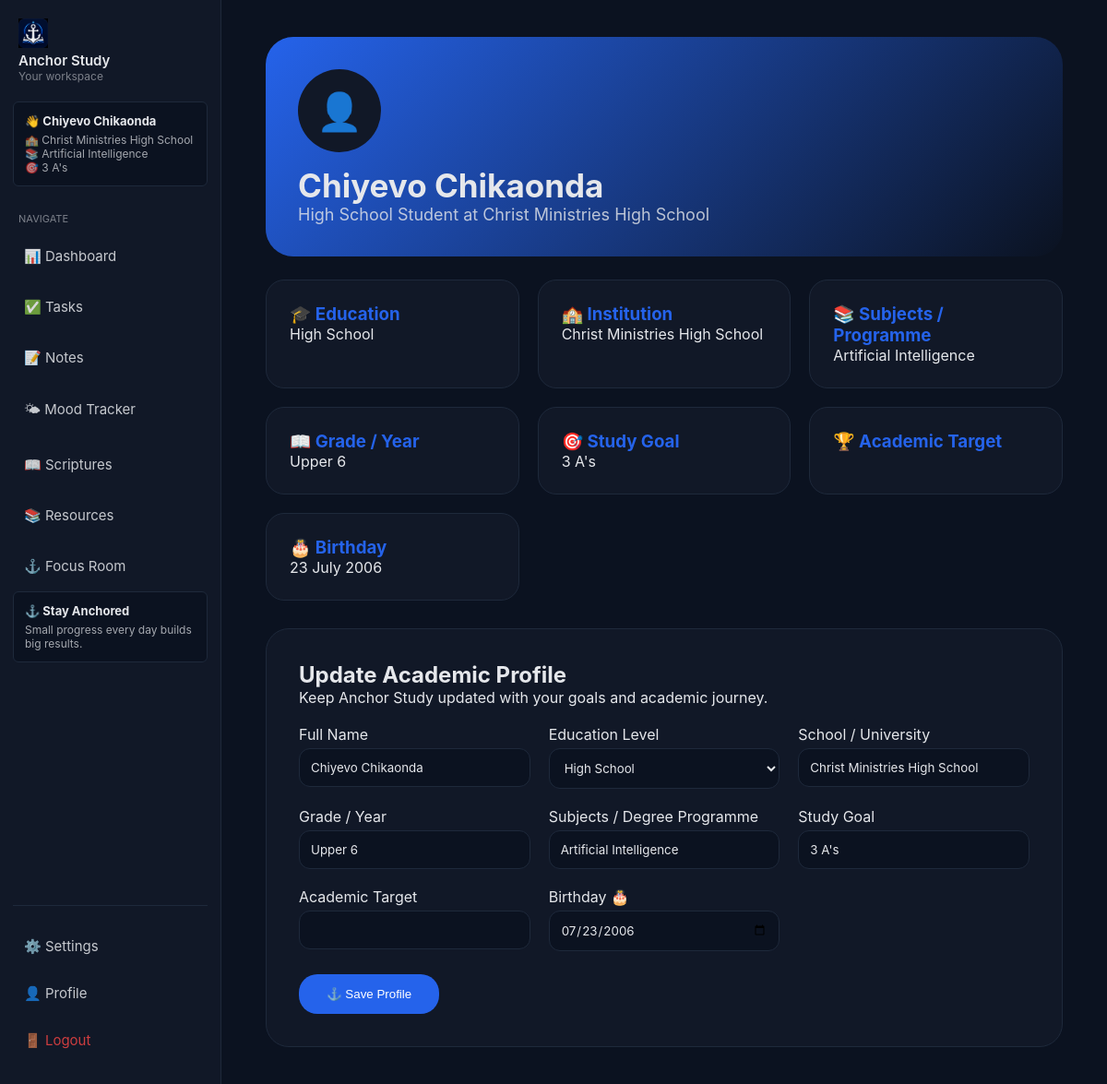
/profile/edit (signed in), run on the app's committed database.
### tables this page shows
CREATE TABLE users(

        id INTEGER PRIMARY KEY AUTOINCREMENT,

        full_name TEXT,

        education_level TEXT,

        institution TEXT,

        study_level TEXT,

        subjects TEXT,

        study_goal TEXT,

        academic_target TEXT,

        username TEXT UNIQUE,

        password TEXT,

        birthday TEXT,

        theme TEXT DEFAULT 'light'

    );

### ai_student_assistant/routes/profile.py (the view, shortened to what this page needs)
@profile.route("/profile/edit", methods=["GET", "POST"])
def edit_profile():
    if "user" not in session:
        return redirect("/login")
    conn = get_db()
    user = conn.execute(
        """
        SELECT *
        FROM users
        WHERE username=?
        """,
        (session["user"],)
    ).fetchone()
    conn.close()
    return render_template(
        "profile.html",
        user=user
    )

### ai_student_assistant/database.py (called while the page is built)
def get_db():
    conn = sqlite3.connect(DB_NAME)
    conn.row_factory = sqlite3.Row
    return conn

### app.py (called while the page is built)
@app.template_filter("format_date")
def format_date(value):
    if not value:
        return ""
    from datetime import datetime
    date = datetime.strptime(
        value,
        "%Y-%m-%d"
    )
    return date.strftime(
        "%d %B %Y"
    )

@app.context_processor
def inject_user_profile():
    conn = get_db()
    profile_user = conn.execute(
        "SELECT * FROM users LIMIT 1"
    ).fetchone()
    conn.close()
    return {
        "profile_user": profile_user
    }

### ai_student_assistant/templates/profile.html (shortened to what this page needs)
{% extends "base.html" %}
{% block content %}
<div class="profile-container">
<div class="profile-header">
<div class="avatar">
👤
</div>
<h1>
{{ user.full_name }}
</h1>
<p>
{% if user.education_level == "high_school" %}
High School Student at {{ user.institution }}
{% else %}
{{ user.subjects }} student at {{ user.institution }}
{% endif %}
</p>
</div>
<div class="info-grid">
<div class="info-card">
<h3>
🎓 Education
</h3>
<p>
{{ user.education_level.replace("_"," ").title() }}
</p>
</div>
<div class="info-card">
<h3>
🏫 Institution
</h3>
<p>
{{ user.institution }}
</p>
</div>
<div class="info-card">
<h3>
📚 Subjects / Programme
</h3>
<p>
{{ user.subjects }}
</p>
</div>
<div class="info-card">
<h3>
📖 Grade / Year
</h3>
<p>
{{ user.study_level }}
</p>
</div>
<div class="info-card">
<h3>
🎯 Study Goal
</h3>
<p>
{{ user.study_goal }}
</p>
</div>
<div class="info-card">
<h3>
🏆 Academic Target
</h3>
</div>
<div class="info-card">
<h3>
🎂 Birthday
</h3>
<p>
{{ user.birthday | format_date }}
</p>
</div>
</div>
<div class="profile-card">
<h2>
Update Academic Profile
</h2>
<p>
Keep Anchor Study updated with your goals and academic journey.
</p>
<br>
<form method="POST">
<div class="form-grid">
<div class="field">
<label>
Full Name
</label>
<input
type="text"
name="full_name"
value="{{ user.full_name }}"
required>
</div>
<div class="field">
<label>
Education Level
</label>
<select name="education_level">
<option value="high_school"
{% if user.education_level=="high_school" %}selected{% endif %}>
High School
</option>
</select>
</div>
<div class="field">
<label>
School / University
</label>
<input
type="text"
name="institution"
value="{{ user.institution }}">
</div>
<div class="field">
<label>
Grade / Year
</label>
<input
type="text"
name="study_level"
value="{{ user.study_level }}">
</div>
<div class="field">
<label>
Subjects / Degree Programme
</label>
<input
type="text"
name="subjects"
value="{{ user.subjects }}">
</div>
<div class="field">
<label>
Study Goal
</label>
<input
type="text"
name="study_goal"
value="{{ user.study_goal }}">
</div>
<div class="field">
<label>
Academic Target
</label>
<input
type="text"
name="academic_target"
value="{{ user.academic_target }}">
</div>
<div class="field">
<label>
Birthday 🎂
</label>
<input
type="date"
name="birthday"
value="{{ user.birthday }}">
</div>
</div>
<button class="save-btn">
⚓ Save Profile
</button>
</form>
</div>
</div>
{% endblock %}

### ai_student_assistant/templates/base.html (shortened to what this page needs)
<!DOCTYPE html>
<html>
<head>
</head>
<body>
{% if request.path not in ['/', '/login', '/signup'] %}
    <div class="sidebar main-sidebar">
        <div class="logo">
            <img src="{{ url_for('static', filename='anchor-study-logo.png') }}" alt="Anchor Study Logo" class="logo-image">
            <h2>Anchor Study</h2>
            <p>Your workspace</p>
        </div>
        {% if profile_user %}
            <div class="student-mini-card">
                <h3>👋 {{ profile_user["full_name"] }}</h3>
                <p>🏫 {{ profile_user["institution"] }}</p>
                <p>📚 {{ profile_user["subjects"] }}</p>
                <p>🎯 {{ profile_user["study_goal"] }}</p>
            </div>
        {% endif %}
        <div class="menu-title">NAVIGATE</div>
        <a href="/dashboard">📊 Dashboard</a>
        <a href="/tasks" class="desktop-link">✅ Tasks</a>
        <a href="/notes" class="desktop-link">📝 Notes</a>
        <a href="/mood">🌤 Mood Tracker</a>
        <a href="/scriptures">📖 Scriptures</a>
        <a href="/resources">📚 Resources</a>
        <a href="/timer">⚓ Focus Room</a>
        <div class="study-card">
            <h3>⚓ Stay Anchored</h3>
            <p>Small progress every day builds big results.</p>
        </div>
        <div class="menu-bottom">
            <a href="/settings">⚙️ Settings</a>
            <a href="/profile/edit" class="desktop-link">👤 Profile</a>
           <a href="/logout" class="logout" onclick="resetTheme()">🚪 Logout</a>
        </div>
    </div>
{% endif %}
{% if request.path == "/" %}
    <div class="welcome-main">
{% else %}
    <div class="main">
{% endif %}
{% block content %}
{% endblock %}
</div>
</body>
</html>

### ai_student_assistant/templates/base.html (style rules this page uses)
:root, [data-theme="default"] { --background: #07111f; --sidebar: #111827; --card: #0f172a; --accent: #2563eb; --text: #e5e7eb; --soft: #1e293b; --border: #334155; }
* { box-sizing: border-box; margin: 0; padding: 0; }
:root { --background: #0b1220; --sidebar: #111827; --card: #111827; --accent: #2563eb; --text: #e5e7eb; --soft: #1e293b; --border: #334155; }
body { min-height: 100vh; font-family: -apple-system, BlinkMacSystemFont, "Segoe UI", Helvetica, Arial, sans-serif; background: var(--background); color: var(--text); transition: background 0.4s ease, color 0.4s ease; overflow-x: hidden; }
html { scroll-behavior: smooth; }
.sidebar, .desktop-sidebar, .mobile-sidebar, .main, .welcome-main, .welcome-navbar { position: relative; z-index: 1; }
.sidebar { position: fixed; left: 0; top: 0; bottom: 0; width: 240px; background: var(--sidebar); padding: 20px 14px; display: flex; flex-direction: column; border-right: 1px solid var(--soft); overflow-y: auto; z-index: 1000; transition: transform 0.3s ease; }
.logo { margin-bottom: 20px; padding: 0 6px; }
.logo-image { width: 32px; height: 32px; object-fit: contain; }
.logo h2 { font-size: 15px; font-weight: 600; }
.logo p { font-size: 12px; opacity: 0.5; }
.student-mini-card, .study-card { background: var(--background); border: 1px solid var(--soft); border-radius: 6px; padding: 12px; margin-bottom: 16px; }
.student-mini-card h3, .study-card h3 { font-size: 13px; margin-bottom: 5px; }
.student-mini-card p, .study-card p { font-size: 12px; opacity: 0.7; }
.menu-title { font-size: 11px; opacity: 0.5; margin: 12px 6px 6px; }
.sidebar a { display: flex; align-items: center; gap: 10px; padding: 14px 12px; margin: 4px 0; border-radius: 12px; text-decoration: none; color: var(--text); font-size: 15px; opacity: 0.85; transition: background .2s ease, transform .2s ease; }
.menu-bottom { margin-top: auto; border-top: 1px solid var(--soft); padding-top: 16px; }
.logout { color: #ef4444 !important; }
.main { margin-left: 240px; padding: 40px 48px; min-height: 100vh; max-width: 1100px; }
.card, .task-item, .note-card, .stat-card, .resource-card, .settings-card, .profile-card { background: var(--card); border: 1px solid var(--soft); border-radius: 8px; padding: 20px; transition: 0.2s; }
button { background: var(--accent); color: white; border: none; padding: 8px 14px; border-radius: 6px; cursor: pointer; }
input, textarea, select { width: 100%; background: var(--background); color: var(--text); border: 1px solid var(--soft); border-radius: 6px; padding: 10px 12px; font-family: inherit; }

### ai_student_assistant/templates/profile.html (style rules this page uses)
.profile-container { max-width:1000px; margin:auto; }
.profile-header { background:linear-gradient( 135deg, var(--accent), transparent ); padding:35px; border-radius:30px; margin-bottom:25px; }
.avatar { width:90px; height:90px; border-radius:50%; background:var(--card); display:flex; align-items:center; justify-content:center; font-size:40px; margin-bottom:15px; }
.profile-header h1 { margin:0; font-size:35px; }
.profile-header p { opacity:.8; font-size:18px; }
.info-grid { display:grid; grid-template-columns: repeat(auto-fit,minmax(220px,1fr)); gap:20px; margin-bottom:30px; }
.info-card { background:var(--card); border:1px solid var(--soft); padding:25px; border-radius:20px; }
.info-card h3 { color:var(--accent); }
.profile-card { background:var(--card); border:1px solid var(--soft); padding:35px; border-radius:25px; }
.form-grid { display:grid; grid-template-columns: repeat(auto-fit,minmax(250px,1fr)); gap:20px; }
.field label { display:block; margin-bottom:5px; }
input, select { width:100%; padding:12px; border-radius:12px; }
.save-btn { margin-top:25px; background:var(--accent); color:white; border:none; padding:14px 30px; border-radius:20px; cursor:pointer; }

### data on the page
users: full_name "Chiyevo Chikaonda", institution "Christ Ministries High School", subjects "Artificial Intelligence", study_goal "3 A's", education_level.replace "High School", study_level "Upper 6", birthday "23 July 2006", education_level "High School", birthday "07/23/2006"
